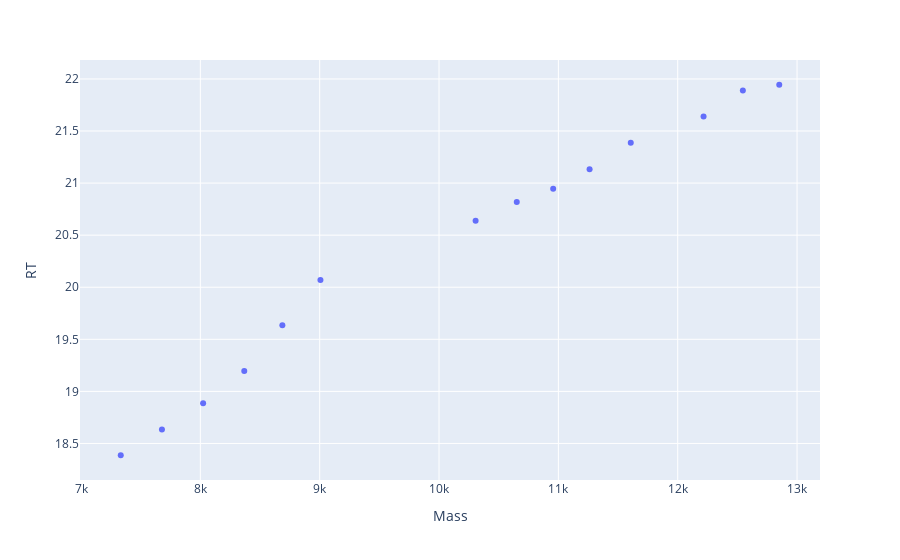

Notebook code cell kept with this figure:
### Code cell
plotly_zone(df1_3p)

### Figure 1 — Plotly figure (JSON) as saved in the notebook; plotly's stock layout.template omitted (floating-point values rounded to 4 significant figures)
{"data": [{"hovertemplate": "Mass=%{x}<br>RT=%{y}<extra></extra>", "legendgroup": "", "marker": {"color": "#636efa", "symbol": "circle"}, "mode": "markers", "name": "", "orientation": "v", "showlegend": false, "type": "scatter", "x": [7333.0, 7678.0, 8023.0, 8368.0, 8687.0, 9006.0, 10310.0, 10650.0, 10960.0, 11260.0, 11610.0, 12220.0, 12550.0, 12850.0], "xaxis": "x", "y": [18.39, 18.64, 18.89, 19.2, 19.64, 20.07, 20.64, 20.82, 20.95, 21.13, 21.39, 21.64, 21.89, 21.94], "yaxis": "y"}], "layout": {"legend": {"tracegroupgap": 0}, "margin": {"t": 60}, "xaxis": {"anchor": "y", "domain": [0, 1], "title": {"text": "Mass"}}, "yaxis": {"anchor": "x", "domain": [0, 1], "title": {"text": "RT"}}}}
